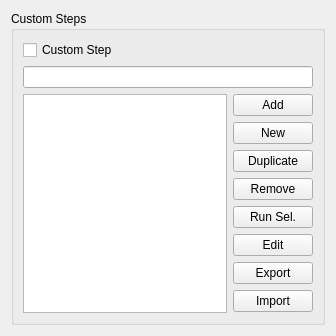
<?xml version="1.0" encoding="UTF-8"?>
<ui version="4.0">
 <class>Form</class>
 <widget class="QWidget" name="Form">
  <property name="geometry">
   <rect>
    <x>0</x>
    <y>0</y>
    <width>336</width>
    <height>336</height>
   </rect>
  </property>
  <property name="windowTitle">
   <string>Form</string>
  </property>
  <layout class="QVBoxLayout" name="verticalLayout_3">
   <item>
    <widget class="QGroupBox" name="groupBox">
     <property name="title">
      <string>Custom Steps</string>
     </property>
     <layout class="QVBoxLayout" name="verticalLayout_2">
      <item>
       <layout class="QVBoxLayout" name="verticalLayout">
        <item>
         <widget class="QCheckBox" name="customStep_checkBox">
          <property name="text">
           <string>Custom Step</string>
          </property>
         </widget>
        </item>
        <item>
         <widget class="QLineEdit" name="search_lineEdit">
          <property name="sizePolicy">
           <sizepolicy hsizetype="Minimum" vsizetype="Fixed">
            <horstretch>0</horstretch>
            <verstretch>0</verstretch>
           </sizepolicy>
          </property>
         </widget>
        </item>
        <item>
         <layout class="QHBoxLayout" name="preCustomStep_horizontalLayout">
          <item>
           <layout class="QVBoxLayout" name="customStep_verticalLayout_1">
            <item>
             <widget class="QListWidget" name="customStep_listWidget">
              <property name="dragDropOverwriteMode">
               <bool>true</bool>
              </property>
              <property name="dragDropMode">
               <enum>QAbstractItemView::InternalMove</enum>
              </property>
              <property name="defaultDropAction">
               <enum>Qt::MoveAction</enum>
              </property>
              <property name="alternatingRowColors">
               <bool>true</bool>
              </property>
              <property name="selectionMode">
               <enum>QAbstractItemView::ExtendedSelection</enum>
              </property>
              <property name="isWrapping" stdset="0">
               <bool>false</bool>
              </property>
              <property name="viewMode">
               <enum>QListView::ListMode</enum>
              </property>
             </widget>
            </item>
           </layout>
          </item>
          <item>
           <layout class="QVBoxLayout" name="preCustomStep_verticalLayout_2">
            <item>
             <widget class="QPushButton" name="customStepAdd_pushButton">
              <property name="text">
               <string>Add</string>
              </property>
             </widget>
            </item>
            <item>
             <widget class="QPushButton" name="customStepNew_pushButton">
              <property name="text">
               <string>New</string>
              </property>
             </widget>
            </item>
            <item>
             <widget class="QPushButton" name="customStepDuplicate_pushButton">
              <property name="text">
               <string>Duplicate</string>
              </property>
             </widget>
            </item>
            <item>
             <widget class="QPushButton" name="customStepRemove_pushButton">
              <property name="text">
               <string>Remove</string>
              </property>
             </widget>
            </item>
            <item>
             <widget class="QPushButton" name="customStepRun_pushButton">
              <property name="text">
               <string>Run Sel.</string>
              </property>
             </widget>
            </item>
            <item>
             <widget class="QPushButton" name="customStepEdit_pushButton">
              <property name="text">
               <string>Edit</string>
              </property>
             </widget>
            </item>
            <item>
             <widget class="QPushButton" name="customStepExport_pushButton">
              <property name="text">
               <string>Export</string>
              </property>
             </widget>
            </item>
            <item>
             <widget class="QPushButton" name="customStepImport_pushButton">
              <property name="text">
               <string>Import</string>
              </property>
             </widget>
            </item>
            <item>
             <spacer name="customStep_verticalSpacer">
              <property name="orientation">
               <enum>Qt::Vertical</enum>
              </property>
              <property name="sizeHint" stdset="0">
               <size>
                <width>20</width>
                <height>40</height>
               </size>
              </property>
             </spacer>
            </item>
           </layout>
          </item>
         </layout>
        </item>
       </layout>
      </item>
     </layout>
    </widget>
   </item>
  </layout>
 </widget>
 <resources/>
 <connections/>
</ui>
